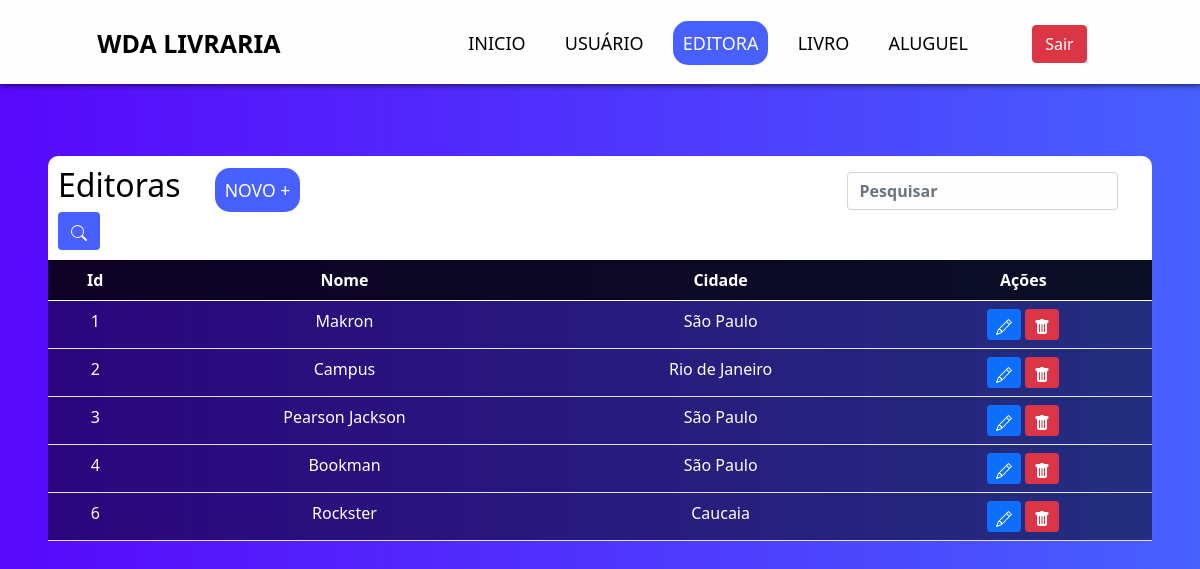
The page /sistema/s-editora.php (signed in) on the database its author committed.
### tables this page shows
CREATE TABLE `editoras` (
  `cod_editora` int(11) NOT NULL,
  `nome_editora` varchar(45) NOT NULL,
  `cidade` varchar(45) NOT NULL
);

### sistema/s-editora.php (the view, shortened to what this page needs)
<?php
include_once('../config.php');
if (!empty($_GET['search'])) {
    $data = $_GET['search'];
    $sql = "SELECT * FROM editoras WHERE cod_editora LIKE '%$data%' OR nome_editora LIKE '%$data%' OR cidade LIKE '%$data%' ORDER BY cod_editora ASC";
} else {
    $sql = "SELECT * FROM editoras ORDER BY cod_editora ASC";
}
$result = $conexao->query($sql);
?>
<!DOCTYPE html>
<html lang="pt-br">
<head>
    <link href="https://cdn.jsdelivr.net/npm/bootstrap@5.0.2/dist/css/bootstrap.min.css" rel="stylesheet">
    <link rel="stylesheet" href="css/style.css">
</head>
<body>
    <nav>
        <div class="menu">
            <ul>
                <li> <a class="logo" href="#">WDA LIVRARIA</a></li>
            </ul>
            <ul>
                <li class="nav-menu"><a href="s-home.php">INICIO</a></li>
                <li class="nav-menu"><a href="s-usuarios.php">USUÁRIO</a></li>
                <li class="nav-menu"><a class="nav-editoras" style="color: white;" href="s-editora.php">EDITORA</a></li>
                <li class="nav-menu"> <a href="s-livros.php">LIVRO</a></li>
                <li class="nav-menu"><a href="s-aluguel.php">ALUGUEL</a></li>
                <li>
                    <div class="d-flex">
                        <a href="sair.php" class="btn btn-danger me-5">Sair</a>
                    </div>
                </li>
            </ul>
        </div>
    </nav>
    <br>
    <div class="m-5 registros">
        <div class="header-table">
            <h2>Editoras</h2>
            <a href="../cadastros/c-editoras.php">NOVO +</a>
            <input type="search" class="form-control w-25 box-search" placeholder="Pesquisar" id="pesquisar">
            <button onclick="searchData()" class="btn btn-pesquisar box-search">
            </button>
        </div>
        <table class="table text-white table-bg">
            <thead class="table-bg-1">
                <tr>
                    <th scope="col">Id</th>
                    <th scope="col">Nome</th>
                    <th scope="col">Cidade</th>
                    <th scope="col">Ações</th>
                </tr>
            </thead>
            <tbody>
                <?php
                while ($user_data = mysqli_fetch_assoc($result)) {
                    echo "<tr>";
                    echo "<td>" . $user_data['cod_editora'] . "</td>";
                    echo "<td>" . $user_data['nome_editora'] . "</td>";
                    echo "<td>" . $user_data['cidade'] . "</td>";
                    echo "<td>
                    <a class='btn btn-sm btn-primary' href='../edite/edit-editora.php?id=$user_data[cod_editora]'><svg xmlns='http://www.w3.org/2000/svg' width='16' height='16' fill='currentColor' class='bi bi-pencil' viewBox='0 0 16 16'>
                    <path d='M12.146.146a.5.5 0 0 1 .708 0l3 3a.5.5 0 0 1 0 .708l-10 10a.5.5 0 0 1-.168.11l-5 2a.5.5 0 0 1-.65-.65l2-5a.5.5 0 0 1 .11-.168l10-10zM11.207 2.5 13.5 4.793 14.793 3.5 12.5 1.207 11.207 2.5zm1.586 3L10.5 3.207 4 9.707V10h.5a.5.5 0 0 1 .5.5v.5h.5a.5.5 0 0 1 .5.5v.5h.293l6.5-6.5zm-9.761 5.175-.106.106-1.528 3.821 3.821-1.528.106-.106A.5.5 0 0 1 5 12.5V12h-.5a.5.5 0 0 1-.5-.5V11h-.5a.5.5 0 0 1-.468-.325z'/>
                    </svg></a>
                    <a class='btn btn-sm btn-danger' href='../delete/d-editora.php?id=$user_data[cod_editora]'>
                    <svg xmlns='http://www.w3.org/2000/svg' width='16' height='16' fill='currentColor' class='bi bi-trash-fill' viewBox='0 0 16 16'>
                     <path d='M2.5 1a1 1 0 0 0-1 1v1a1 1 0 0 0 1 1H3v9a2 2 0 0 0 2 2h6a2 2 0 0 0 2-2V4h.5a1 1 0 0 0 1-1V2a1 1 0 0 0-1-1H10a1 1 0 0 0-1-1H7a1 1 0 0 0-1 1H2.5zm3 4a.5.5 0 0 1 .5.5v7a.5.5 0 0 1-1 0v-7a.5.5 0 0 1 .5-.5zM8 5a.5.5 0 0 1 .5.5v7a.5.5 0 0 1-1 0v-7A.5.5 0 0 1 8 5zm3 .5v7a.5.5 0 0 1-1 0v-7a.5.5 0 0 1 1 0z'/>
                    </svg>
                    </a>
                    </td>";
                    echo "</tr>";
                }
                ?>
            </tbody>
        </table>
    </div>
</body>
</html>

### sistema/css/style.css (style rules this page uses)
* { box-sizing: border-box; padding: 0; margin: 0; }
body { background: linear-gradient(to right, #5808fb, #4760ff); color: white; text-align: center; }
nav { background: #fefefe; box-shadow: 1px 1px 6px rgba(0, 0, 0, 0.7); }
.menu { display: flex; align-items: center; justify-content: space-around; padding-top: 10px; }
.menu ul { list-style: none; margin-top: 10px; }
.menu ul li { display: inline-block; }
.menu ul li a { text-decoration: none; }
.menu ul li .logo { color: black; font-size: 25px; font-weight: bolder; }
.menu ul .nav-menu a { color: black; padding: 10px; font-size: 18px; margin-left: 15px; border-radius: 15px; transition: 0.5s; }
.menu ul li .d-flex a { margin: 5px; margin-left: 50px; }
.table-bg { background: rgba(0, 0, 0, 0.5); }
.table-bg-1 { background: rgba(0, 0, 0, 0.7); border-radius: 50px; }
.header-table { border-radius: 10px 10px 0 0; text-align: left; background: white; padding: 10px; }
.header-table h2 { display: inline-block; color: black; }
.header-table a { color: white; text-decoration: none; font-size: 1.1em; padding: 10px; margin-left: 30px; background: #4760ff; border-radius: 15px; transition: 0.5s; }
.header-table input { background-color: #fefefe; color: #fefefe; margin-left: 50%; }
.header-table .box-search { display: inline-block; }
.header-table .btn-pesquisar { background-color: #4760ff; color: #fefefe; }

### sistema/s-editora.php (style rules this page uses)
.nav-menu a.nav-editoras { background-color: #4760ff; }

### rows shown on the page
editoras: cod_editora "1", nome_editora "Makron", cidade "São Paulo"
editoras: cod_editora "2", nome_editora "Campus", cidade "Rio de Janeiro"
editoras: cod_editora "3", nome_editora "Pearson Jackson", cidade "São Paulo"
editoras: cod_editora "4", nome_editora "Bookman", cidade "São Paulo"
editoras: cod_editora "6", nome_editora "Rockster", cidade "Caucaia"
